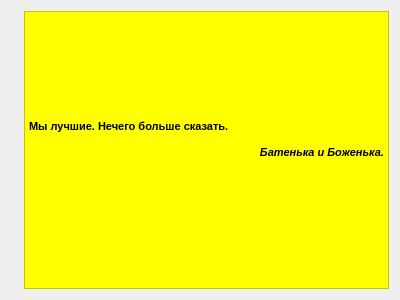
<?xml version="1.0" encoding="UTF-8"?>
<ui version="4.0">
 <class>auth</class>
 <widget class="QWidget" name="auth">
  <property name="geometry">
   <rect>
    <x>0</x>
    <y>0</y>
    <width>400</width>
    <height>300</height>
   </rect>
  </property>
  <property name="windowTitle">
   <string>Информация об авторах</string>
  </property>
  <property name="windowIcon">
   <iconset>
    <normaloff>../../Pictures/hello.png</normaloff>../../Pictures/hello.png</iconset>
  </property>
  <layout class="QHBoxLayout" name="horizontalLayout">
   <item>
    <widget class="QLabel" name="label">
     <property name="text">
      <string/>
     </property>
     <property name="pixmap">
      <pixmap>../../Pictures/hello.png</pixmap>
     </property>
    </widget>
   </item>
   <item>
    <widget class="QTextEdit" name="textEdit">
     <property name="styleSheet">
      <string notr="true">QTextEdit{
	background-color: yellow
}</string>
     </property>
     <property name="html">
      <string>&lt;!DOCTYPE HTML PUBLIC &quot;-//W3C//DTD HTML 4.0//EN&quot; &quot;http://www.w3.org/TR/REC-html40/strict.dtd&quot;&gt;
&lt;html&gt;&lt;head&gt;&lt;meta name=&quot;qrichtext&quot; content=&quot;1&quot; /&gt;&lt;style type=&quot;text/css&quot;&gt;
p, li { white-space: pre-wrap; }
&lt;/style&gt;&lt;/head&gt;&lt;body style=&quot; font-family:'MS Shell Dlg 2'; font-size:8.25pt; font-weight:400; font-style:normal;&quot;&gt;
&lt;p style=&quot;-qt-paragraph-type:empty; margin-top:0px; margin-bottom:0px; margin-left:0px; margin-right:0px; -qt-block-indent:0; text-indent:0px;&quot;&gt;&lt;br /&gt;&lt;/p&gt;
&lt;p style=&quot;-qt-paragraph-type:empty; margin-top:0px; margin-bottom:0px; margin-left:0px; margin-right:0px; -qt-block-indent:0; text-indent:0px; font-weight:600;&quot;&gt;&lt;br /&gt;&lt;/p&gt;
&lt;p style=&quot;-qt-paragraph-type:empty; margin-top:0px; margin-bottom:0px; margin-left:0px; margin-right:0px; -qt-block-indent:0; text-indent:0px; font-weight:600;&quot;&gt;&lt;br /&gt;&lt;/p&gt;
&lt;p style=&quot;-qt-paragraph-type:empty; margin-top:0px; margin-bottom:0px; margin-left:0px; margin-right:0px; -qt-block-indent:0; text-indent:0px; font-weight:600;&quot;&gt;&lt;br /&gt;&lt;/p&gt;
&lt;p style=&quot;-qt-paragraph-type:empty; margin-top:0px; margin-bottom:0px; margin-left:0px; margin-right:0px; -qt-block-indent:0; text-indent:0px; font-weight:600;&quot;&gt;&lt;br /&gt;&lt;/p&gt;
&lt;p style=&quot;-qt-paragraph-type:empty; margin-top:0px; margin-bottom:0px; margin-left:0px; margin-right:0px; -qt-block-indent:0; text-indent:0px; font-weight:600;&quot;&gt;&lt;br /&gt;&lt;/p&gt;
&lt;p style=&quot;-qt-paragraph-type:empty; margin-top:0px; margin-bottom:0px; margin-left:0px; margin-right:0px; -qt-block-indent:0; text-indent:0px; font-weight:600;&quot;&gt;&lt;br /&gt;&lt;/p&gt;
&lt;p style=&quot;-qt-paragraph-type:empty; margin-top:0px; margin-bottom:0px; margin-left:0px; margin-right:0px; -qt-block-indent:0; text-indent:0px;&quot;&gt;&lt;br /&gt;&lt;/p&gt;
&lt;p style=&quot; margin-top:0px; margin-bottom:0px; margin-left:0px; margin-right:0px; -qt-block-indent:0; text-indent:0px;&quot;&gt;&lt;span style=&quot; font-weight:600;&quot;&gt;Мы лучшие. Нечего больше сказать.&lt;/span&gt;&lt;/p&gt;
&lt;p style=&quot;-qt-paragraph-type:empty; margin-top:0px; margin-bottom:0px; margin-left:0px; margin-right:0px; -qt-block-indent:0; text-indent:0px; font-weight:600;&quot;&gt;&lt;br /&gt;&lt;/p&gt;
&lt;p align=&quot;right&quot; style=&quot; margin-top:0px; margin-bottom:0px; margin-left:0px; margin-right:0px; -qt-block-indent:0; text-indent:0px;&quot;&gt;&lt;span style=&quot; font-weight:600; font-style:italic;&quot;&gt;Батенька и Боженька.&lt;/span&gt;&lt;/p&gt;
&lt;p align=&quot;right&quot; style=&quot;-qt-paragraph-type:empty; margin-top:0px; margin-bottom:0px; margin-left:0px; margin-right:0px; -qt-block-indent:0; text-indent:0px; font-style:italic;&quot;&gt;&lt;br /&gt;&lt;/p&gt;&lt;/body&gt;&lt;/html&gt;</string>
     </property>
     <property name="textInteractionFlags">
      <set>Qt::NoTextInteraction</set>
     </property>
    </widget>
   </item>
  </layout>
 </widget>
 <resources/>
 <connections/>
</ui>
